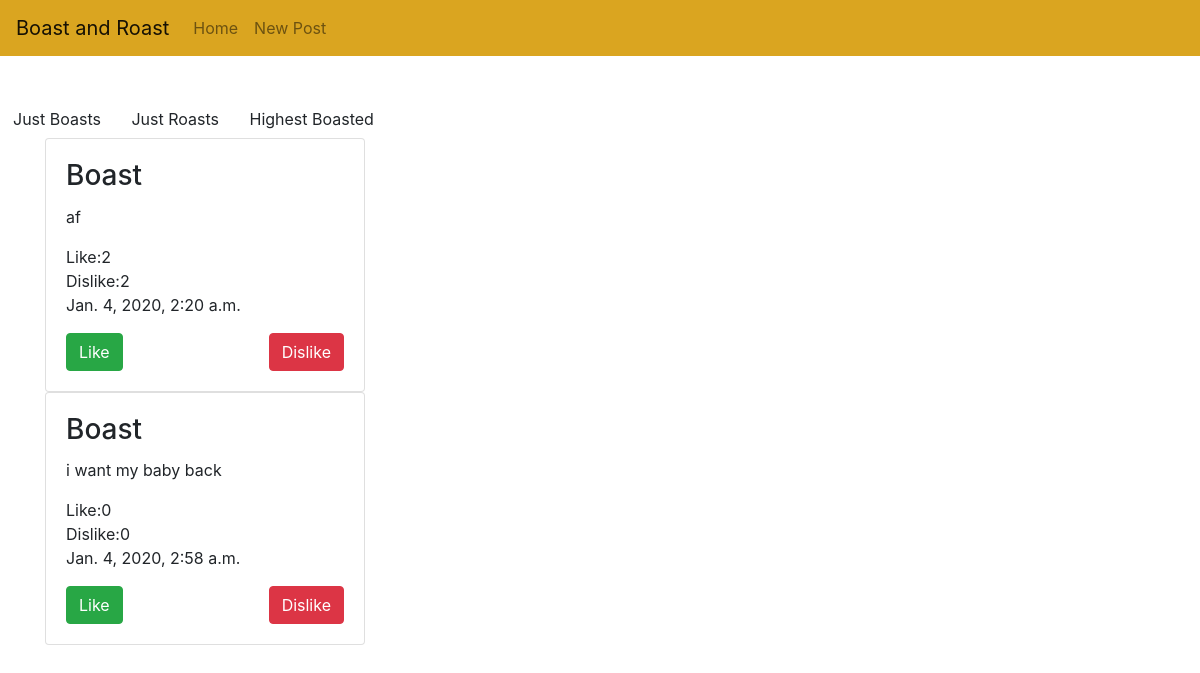
Page /boast/ on the committed database.
### GhostPost/models.py (models this page shows, shortened)
class Post(models.Model):
    Boast = 'Boast'
    Roast = 'Roast'
    POST_CHOICES = [
        (Boast, 'Boast'),
        (Roast, 'Roast')
    ]
    body = models.CharField(max_length=280)
    timestamp = models.DateTimeField(auto_now_add=True)
    dislike = models.IntegerField(default=0)
    like = models.IntegerField(default=0)
    typeOfPost = models.CharField(choices=POST_CHOICES, default=Boast, max_length=5)
    delete = models.CharField(default=deleteId, max_length=6, editable=False)

### GhostPost/views.py (the view)
# urls.py: path('boast/', boasts, name='boasts'),
def boasts(request):
    posts = Post.objects.filter(typeOfPost = 'Boast')
    return render(request, 'boast.html', {'posts': posts})

### GhostPost/Templates/boast.html (shortened to what this page needs)
{% extends 'base.html' %}
{% load bootstrap4 %}
{% block main %}
<div>
    {% for post in posts %}
    <div class="card" style="width: 20rem;">
            <div class="card-body">
              <h3 class="card-title">{{ post.typeOfPost }}</h3>
              <p class="card-text">{{ post.body }}</p>
              <div>Like:{{post.like}}</div>
              <div>Dislike:{{post.dislike}}</div>
              <p>{{ post.timestamp}}</p>
            <div style="display: flex; justify-content: space-between">
                    <a href="/like/{{post.id}}" class="btn btn-success">Like</a>
                    <a href="/dislike/{{post.id}}" class="btn btn-danger">Dislike</a>
              </div>
            </div>
          </div>
    {% endfor %}
</div>
{% endblock %}

### rows in the picture
Post: typeOfPost "Boast", body "af", like "2", dislike "2", timestamp "Jan. 4, 2020, 2:20 a.m."
Post: typeOfPost "Boast", body "i want my baby back", like "0", dislike "0", timestamp "Jan. 4, 2020, 2:58 a.m."
